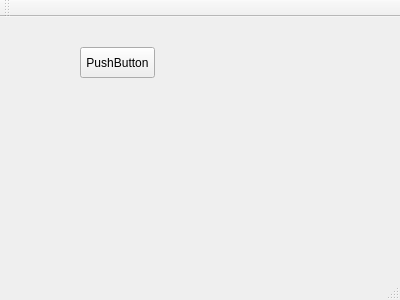
<?xml version="1.0" encoding="UTF-8"?>
<ui version="4.0">
 <class>MainWindow</class>
 <widget class="QMainWindow" name="MainWindow">
  <property name="geometry">
   <rect>
    <x>0</x>
    <y>0</y>
    <width>400</width>
    <height>300</height>
   </rect>
  </property>
  <property name="windowTitle">
   <string>MainWindow</string>
  </property>
  <widget class="QWidget" name="centralWidget">
   <widget class="QPushButton" name="pushButton">
    <property name="geometry">
     <rect>
      <x>80</x>
      <y>30</y>
      <width>75</width>
      <height>31</height>
     </rect>
    </property>
    <property name="text">
     <string>PushButton</string>
    </property>
   </widget>
  </widget>
  <widget class="QMenuBar" name="menuBar">
   <property name="geometry">
    <rect>
     <x>0</x>
     <y>0</y>
     <width>400</width>
     <height>23</height>
    </rect>
   </property>
  </widget>
  <widget class="QToolBar" name="mainToolBar">
   <attribute name="toolBarArea">
    <enum>TopToolBarArea</enum>
   </attribute>
   <attribute name="toolBarBreak">
    <bool>false</bool>
   </attribute>
  </widget>
  <widget class="QStatusBar" name="statusBar"/>
 </widget>
 <layoutdefault spacing="6" margin="11"/>
 <resources/>
 <connections/>
</ui>
